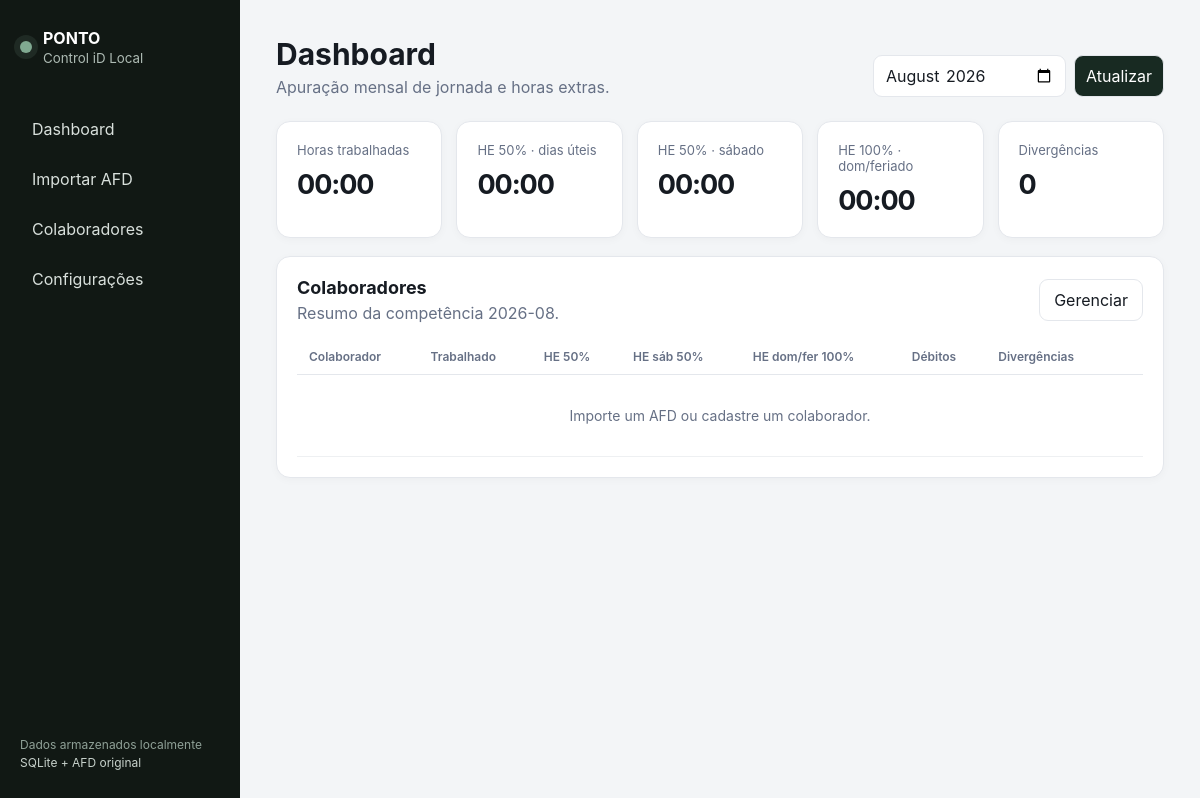
The page / on the database its author committed.
### tables this page shows
CREATE TABLE settings (
    key TEXT PRIMARY KEY,
    value TEXT NOT NULL
);

### app.py (the view)
@app.get("/", response_class=HTMLResponse)
def dashboard(request: Request, month: Optional[str] = None):
    month = _month_value(month)
    with connect() as conn:
        employees = conn.execute("SELECT * FROM employees WHERE active=1 ORDER BY name").fetchall()
        summaries = []
        totals = {"worked": 0, "overtime_weekday": 0, "overtime_saturday": 0, "overtime_sunday_holiday": 0, "shortage": 0, "bank": 0, "issues": 0}
        for e in employees:
            days = _load_employee_month(conn, e, month)
            s = {
                "employee": e,
                "worked": sum(d["worked"] for d in days),
                "overtime_weekday": sum(d["overtime_weekday"] for d in days),
                "overtime_saturday": sum(d["overtime_saturday"] for d in days),
                "overtime_sunday_holiday": sum(d["overtime_sunday_holiday"] for d in days),
                "shortage": sum(d["shortage"] for d in days),
                "bank": sum(d["bank"] for d in days),
                "issues": sum(1 for d in days if d["status"] != "OK"),
            }
            summaries.append(s)
            for k in totals:
                totals[k] += s[k] if k in s else 0
        last_import = conn.execute("SELECT * FROM imports ORDER BY id DESC LIMIT 1").fetchone()
        settings = get_settings(conn)
    return templates.TemplateResponse("dashboard.html", {"request": request, "month": month, "summaries": summaries, "totals": totals, "last_import": last_import, "settings": settings})

### templates/dashboard.html (shortened to what this page needs)
{% extends "base.html" %}
{% block content %}
<div class="topbar">
  <div><h1>Dashboard</h1><p>Apuração mensal de jornada e horas extras.</p></div>
  <form method="get" class="month-form"><input type="month" name="month" value="{{ month }}"><button>Atualizar</button></form>
</div>
<div class="cards">
  <div class="card metric"><span>Horas trabalhadas</span><strong>{{ totals.worked|hm }}</strong></div>
  {% if settings.bank_hours_enabled == '1' %}
  <div class="card metric"><span>Saldo banco</span><strong>{{ totals.bank|hm }}</strong></div>
  {% else %}
  <div class="card metric"><span>HE {{ settings.overtime_weekday_percent }}% · dias úteis</span><strong>{{ totals.overtime_weekday|hm }}</strong></div>
  <div class="card metric"><span>HE {{ settings.overtime_saturday_percent }}% · sábado</span><strong>{{ totals.overtime_saturday|hm }}</strong></div>
  <div class="card metric"><span>HE {{ settings.overtime_sunday_holiday_percent }}% · dom/feriado</span><strong>{{ totals.overtime_sunday_holiday|hm }}</strong></div>
  {% endif %}
  <div class="card metric"><span>Divergências</span><strong>{{ totals.issues }}</strong></div>
</div>
<div class="card">
  <div class="section-head"><div><h2>Colaboradores</h2><p>Resumo da competência {{ month }}.</p></div><a class="button ghost" href="/employees">Gerenciar</a></div>
  <div class="table-wrap"><table><thead><tr><th>Colaborador</th><th>Trabalhado</th>{% if settings.bank_hours_enabled == '1' %}<th>Banco</th>{% else %}<th>HE {{ settings.overtime_weekday_percent }}%</th><th>HE sáb {{ settings.overtime_saturday_percent }}%</th><th>HE dom/fer {{ settings.overtime_sunday_holiday_percent }}%</th><th>Débitos</th>{% endif %}<th>Divergências</th><th></th></tr></thead><tbody>
  {% for s in summaries %}
  <tr><td><strong>{{ s.employee.name }}</strong><small>{{ s.employee.external_id or 'sem identificador AFD' }}</small></td><td>{{ s.worked|hm }}</td>{% if settings.bank_hours_enabled == '1' %}<td class="positive">{{ s.bank|hm }}</td>{% else %}<td class="positive">{{ s.overtime_weekday|hm }}</td><td class="positive">{{ s.overtime_saturday|hm }}</td><td class="positive">{{ s.overtime_sunday_holiday|hm }}</td><td class="negative">{{ s.shortage|hm }}</td>{% endif %}<td>{% if s.issues %}<span class="badge warn">{{ s.issues }}</span>{% else %}<span class="badge ok">OK</span>{% endif %}</td><td><a href="/report/{{ s.employee.id }}?month={{ month }}">Detalhes →</a></td></tr>
  {% else %}<tr><td colspan="9" class="empty">Importe um AFD ou cadastre um colaborador.</td></tr>{% endfor %}
  </tbody></table></div>
</div>
{% endblock %}

### static/style.css (style rules this page uses)
:root { --bg:#f3f5f7;--panel:#fff;--ink:#161b22;--muted:#667085;--line:#e4e7ec;--accent:#182a22;--accent2:#3f6b57;--good:#137a4d;--warn:#a15c00;--bad:#b42318 }
* { box-sizing:border-box }
body { margin:0;font-family:Inter,ui-sans-serif,system-ui,-apple-system,BlinkMacSystemFont,"Segoe UI",sans-serif;background:var(--bg);color:var(--ink) }
a { color:inherit;text-decoration:none }
.topbar { display:flex;justify-content:space-between;align-items:flex-end;gap:20px;margin-bottom:24px }
.topbar h1 { font-size:30px;margin:0 0 5px }
.topbar p,.section-head p { margin:0;color:var(--muted) }
.cards { display:grid;grid-template-columns:repeat(5,minmax(150px,1fr));gap:14px;margin-bottom:18px }
.card { background:var(--panel);border:1px solid var(--line);border-radius:14px;padding:20px;box-shadow:0 2px 8px rgba(16,24,40,.03);margin-bottom:18px }
.metric { margin:0 }
.metric span { display:block;color:var(--muted);font-size:13px;margin-bottom:10px }
.metric strong { font-size:27px;letter-spacing:-.04em }
.section-head { display:flex;justify-content:space-between;align-items:center;margin-bottom:16px }
.section-head h2,.card h2 { margin:0 0 5px;font-size:18px }
.table-wrap { overflow:auto }
table { border-collapse:collapse;width:100%;font-size:14px }
th { text-align:left;color:var(--muted);font-size:12px;font-weight:600;padding:10px 12px;border-bottom:1px solid var(--line);white-space:nowrap }
td { padding:13px 12px;border-bottom:1px solid #eef0f2;vertical-align:middle }
.button,button { border:0;border-radius:9px;padding:10px 14px;font:inherit;cursor:pointer }
.button.ghost { border:1px solid var(--line);background:#fff }
.month-form { display:flex;gap:8px }
.month-form input,.month-form button { border:1px solid var(--line);background:#fff;border-radius:9px;padding:9px 11px }
.month-form button { background:var(--accent);color:#fff }
input,textarea { width:100%;border:1px solid #d0d5dd;border-radius:9px;padding:10px 11px;font:inherit;color:var(--ink);background:#fff }
.empty { text-align:center;color:var(--muted);padding:32px }

### rows shown on the page
settings: overtime_weekday_percent "50"
settings: overtime_saturday_percent "50"
settings: overtime_sunday_holiday_percent "100"

### other values the page prints
{{ totals.worked|hm }} "00:00"
{{ totals.overtime_weekday|hm }} "00:00"
{{ totals.overtime_saturday|hm }} "00:00"
{{ totals.overtime_sunday_holiday|hm }} "00:00"
{{ totals.issues }} "0"
{{ month }} "2026-08"
